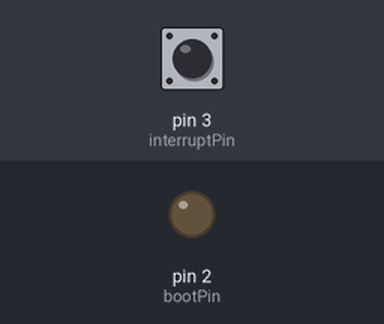
Simulated run of this sketch. Board: Arduino Uno, built with avr-gcc and run on an emulated ATmega328P. Parts: output pins drawn as LEDs (lit = HIGH). The test bench sets the inputs (shaded band); at power-on: pin 3 (interruptPin) HIGH.

Above: at 1.2 s.
1.3 s: pin 3 (interruptPin) pulled LOW for 0.15 s
At 2.6 s:
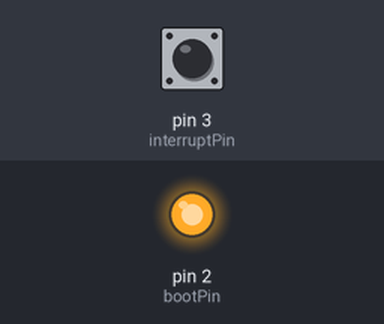
2.9 s: pin 3 (interruptPin) pulled LOW for 1 s
At 5.1 s:
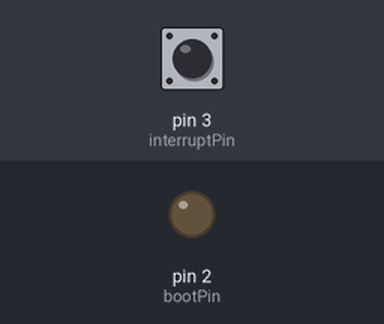
5.4 s: pin 3 (interruptPin) pulled LOW for 3.2 s
At 10.0 s:
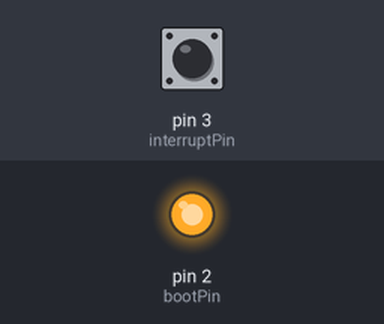
Timing chart, 0 to 11.5 s (numbered marks = the images above; inputs shaded):
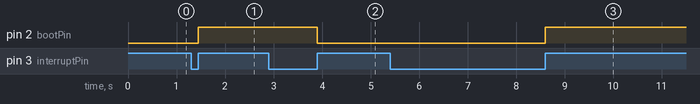

Measured:
- after the input at 1.3 s, pin 2 (bootPin): LOW → HIGH after 0.15 s
- after the input at 2.9 s, pin 2 (bootPin): HIGH → LOW after 1.0 s
- after the input at 5.4 s, pin 2 (bootPin): LOW → HIGH after 3.2 s

The sketch:

hold_pin.ino
```cpp
const byte bootPin = 2;
const byte interruptPin = 3;
volatile byte state = LOW;

void setup() {
  pinMode(bootPin, OUTPUT);

  pinMode(interruptPin, INPUT_PULLUP);
  attachInterrupt(digitalPinToInterrupt(interruptPin), setBoot, RISING);
}

void loop() {
  ;
}

void setBoot() {
  state = !state;
  digitalWrite(bootPin, state);
}
```
